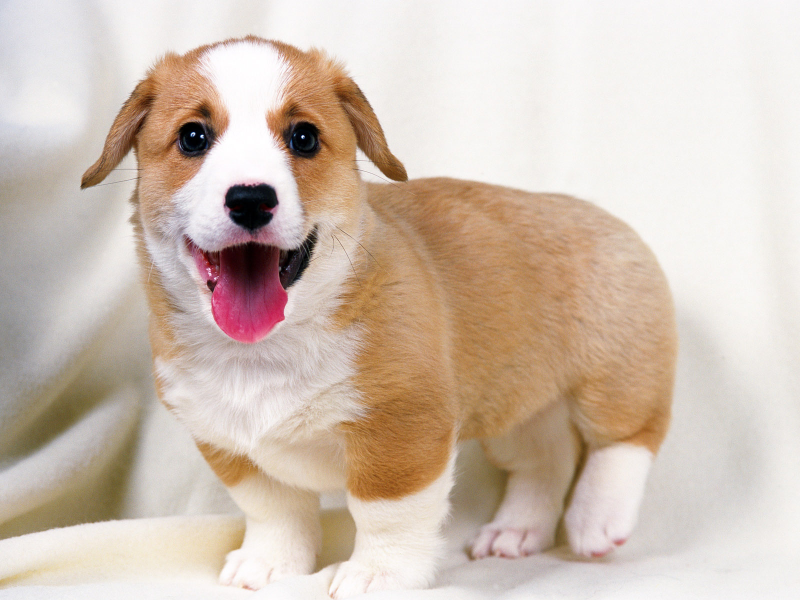
#> input picture dog.jpg, 1600 x 1200 px (shown at 1/2 size)
$ python scale.py
#> lines starting #> are read from the running program, lines starting #| are printed output that depends on the picture
import cv2
import numpy as np

#图像 放大缩小
dog = cv2.imread('./dog.jpg')
#> dog is the input picture: shape (1200, 1600, 3); mean B, G, R 178.9, 192.2, 208.6

# new = cv2.resize(dog, (400,300))

new = cv2.resize(dog, None, fx=0.3 ,fy=0.3 ,interpolation= cv2.INTER_LINEAR) #放大缩小的算法
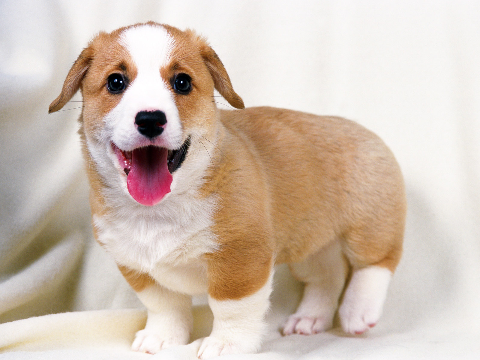
#> new: shape (360, 480, 3); mean B, G, R 178.8, 192.1, 208.6

print(dog.shape)
#| (1200, 1600, 3)

cv2.imshow('dog', dog)

cv2.imshow('new', new)

cv2.waitKey(0)

$ run again, with cat1.jpg copied over dog.jpg
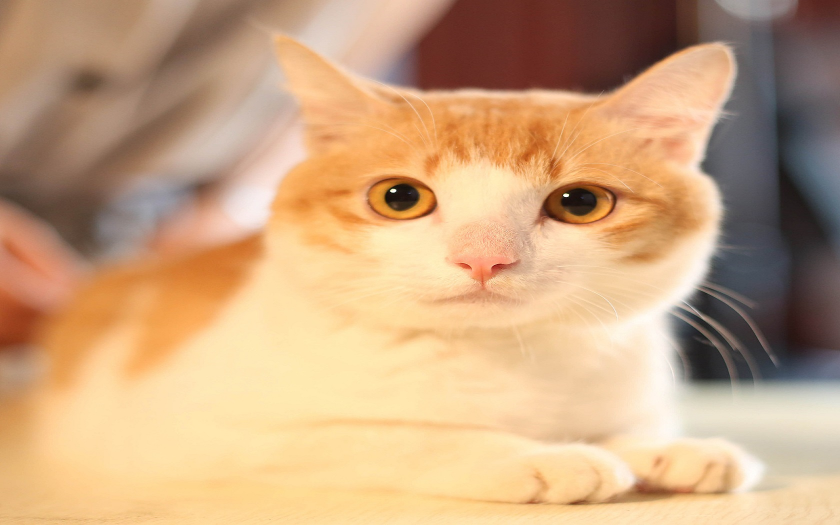
#> input picture cat1.jpg, 1680 x 1050 px (shown at 1/2 size)
#> dog is the input picture: shape (1050, 1680, 3); mean B, G, R 127.9, 165.1, 202.3
#> `new = cv2.resize(dog, None, fx=0.3 ,fy=0.3 ,interpolation= cv2.INTER_L..`:
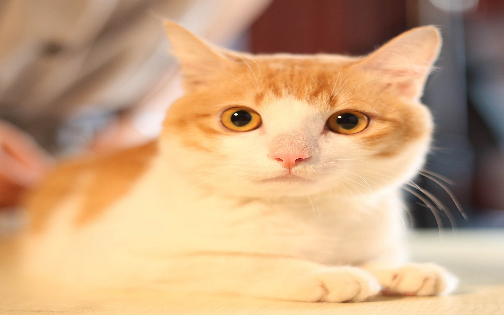
#> new: shape (315, 504, 3); mean B, G, R 127.8, 165.1, 202.3
#| (1050, 1680, 3)
